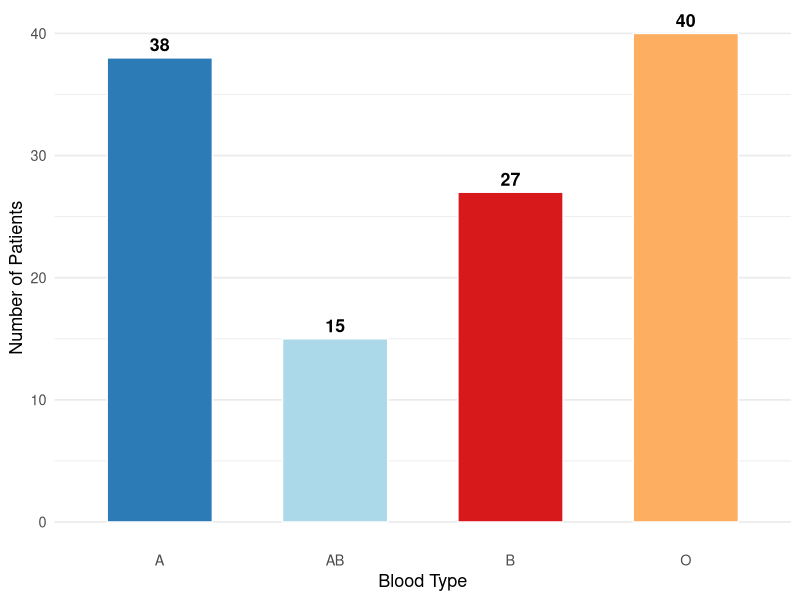
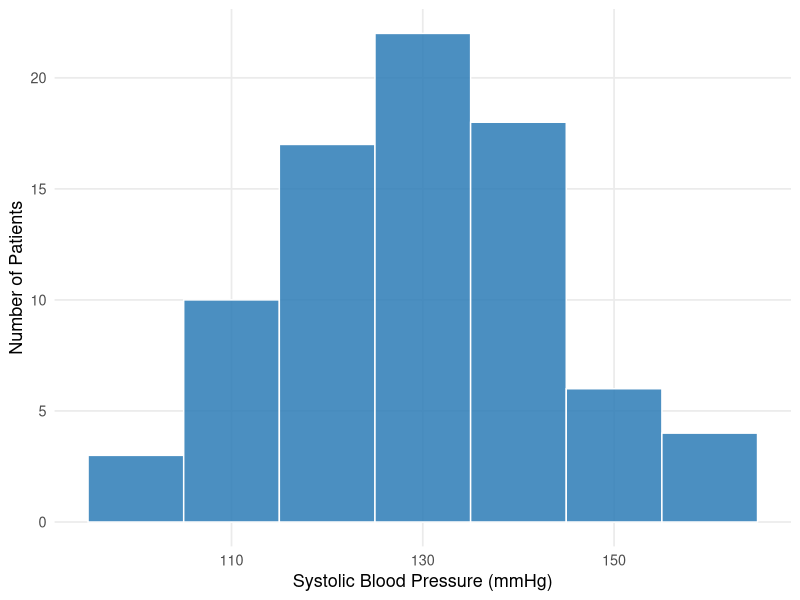
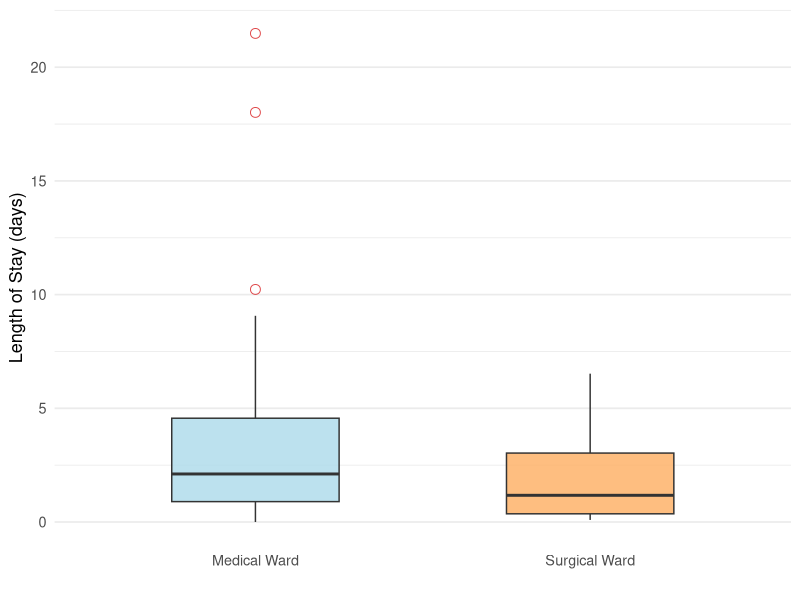

Reproduce these figures in R, in order.
## ---- chunk 1
#| label: setup
#| include: false

library(ggplot2)
library(knitr)
library(kableExtra)
library(dplyr)
## ---- chunk 2
#| label: tbl-central
#| tbl-cap: "Choosing the Right Measure of Central Tendency"

ct <- data.frame(
  Measure = c("Mean", "Median", "Mode"),
  `Best For` = c(
    "Numerical data (continuous or discrete), symmetric distribution",
    "Numerical data with skewness or outliers; Ordinal data",
    "Nominal data; finding the most common category"
  ),
  `Nursing Example` = c(
    "Average patient age, average blood glucose",
    "Average length of hospital stay (skewed by long-stay patients)",
    "Most common blood type on a ward, most frequent pain score"
  )
)

kable(ct, col.names = c("Measure", "Best For", "Nursing Example"),
      align = c("l","l","l")) |>
  kable_styling(bootstrap_options = c("striped","hover","bordered"),
                full_width = FALSE, font_size = 13) |>
  column_spec(1, bold = TRUE, color = "#2c7bb6")
## ---- chunk 3
#| label: tbl-variability
#| tbl-cap: "Summary of Numerical Summary Measures"

vm <- data.frame(
  Measure = c("Mean", "Median", "Mode", "Range", "Variance", "Standard Deviation"),
  Symbol = c("$\\bar{x}$", "Md", "Mo", "Max − Min", "$s^2$", "$s$"),
  Purpose = c("Central tendency", "Central tendency",
               "Central tendency", "Spread",
               "Spread (squared units)", "Spread (original units)"),
  `Data Type` = c("Numerical", "Numerical / Ordinal",
                   "Any", "Numerical",
                   "Numerical", "Numerical")
)

kable(vm, col.names = c("Measure","Symbol","Purpose","Appropriate Data Type"),
      align = c("l","c","l","l"), escape = FALSE) |>
  kable_styling(bootstrap_options = c("striped","hover","bordered"),
                full_width = FALSE, font_size = 13) |>
  column_spec(1, bold = TRUE, color = "#2c7bb6")
## ---- chunk 4
#| label: fig-bar
#| fig-cap: "Bar Chart: Blood Types of 120 Patients in a Medical Ward"
#| fig-align: center
#| fig-height: 4
#| fig-width: 6

blood <- data.frame(
  type = c("A", "B", "AB", "O"),
  count = c(38, 27, 15, 40)
)

ggplot(blood, aes(x = type, y = count, fill = type)) +
  geom_bar(stat = "identity", width = 0.6, color = "white") +
  geom_text(aes(label = count), vjust = -0.5, size = 4.5, fontface = "bold") +
  scale_fill_manual(values = c("#2c7bb6","#abd9e9","#d7191c","#fdae61")) +
  labs(x = "Blood Type", y = "Number of Patients") +
  theme_minimal(base_size = 13) +
  theme(legend.position = "none",
        panel.grid.major.x = element_blank())
## ---- chunk 5
#| label: fig-hist
#| fig-cap: "Histogram: Systolic Blood Pressure of 80 Patients"
#| fig-align: center
#| fig-height: 4
#| fig-width: 6

set.seed(123)
bp_data <- data.frame(sbp = round(rnorm(80, mean = 130, sd = 15)))

ggplot(bp_data, aes(x = sbp)) +
  geom_histogram(binwidth = 10, fill = "#2c7bb6", color = "white", alpha = 0.85) +
  labs(x = "Systolic Blood Pressure (mmHg)", y = "Number of Patients") +
  theme_minimal(base_size = 13) +
  theme(panel.grid.minor = element_blank())
## ---- chunk 6
#| label: fig-boxplot
#| fig-cap: "Box Plot: Comparing Length of Hospital Stay Between Two Wards"
#| fig-align: center
#| fig-height: 4
#| fig-width: 6

set.seed(99)
stay <- data.frame(
  days = c(rexp(50, 0.3), rexp(50, 0.5)),
  ward = rep(c("Medical Ward", "Surgical Ward"), each = 50)
)

ggplot(stay, aes(x = ward, y = days, fill = ward)) +
  geom_boxplot(width = 0.5, outlier.color = "#d7191c",
               outlier.shape = 1, outlier.size = 3, alpha = 0.8) +
  scale_fill_manual(values = c("#abd9e9","#fdae61")) +
  labs(x = "", y = "Length of Stay (days)") +
  theme_minimal(base_size = 13) +
  theme(legend.position = "none",
        panel.grid.major.x = element_blank())
## ---- chunk 7
#| label: tbl-charts
#| tbl-cap: "Guide to Choosing the Right Chart"

charts <- data.frame(
  `Chart Type` = c("Bar Chart", "Pie Chart", "Histogram", "Box Plot"),
  `Data Type` = c("Categorical (Nominal/Ordinal)",
                   "Categorical (Nominal) — proportions",
                   "Numerical (Continuous)",
                   "Numerical (Continuous/Discrete)"),
  `What It Shows` = c(
    "Frequency or percentage of each category",
    "Proportion of each category as a slice of the whole",
    "Distribution shape, spread, and central tendency",
    "Median, spread, quartiles, and outliers"
  ),
  `Nursing Example` = c(
    "Number of patients by blood type",
    "Proportion of patients by diagnosis",
    "Distribution of patient ages or blood pressure",
    "Comparing recovery time between two wards"
  )
)

kable(charts,
      col.names = c("Chart Type","Data Type","What It Shows","Nursing Example"),
      align = c("l","l","l","l")) |>
  kable_styling(bootstrap_options = c("striped","hover","bordered"),
                full_width = FALSE, font_size = 13) |>
  column_spec(1, bold = TRUE, color = "#2c7bb6")
## ---- chunk 8
#| label: tbl-sd-calc
#| tbl-cap: "Step-by-step SD calculation"

hr <- c(68, 68, 72, 72, 74, 78, 85, 90, 110)
xbar <- mean(hr)

sd_table <- data.frame(
  `Patient` = paste0("Patient ", 1:9),
  `Heart Rate (x)` = hr,
  `x − x̄` = round(hr - xbar, 1),
  `(x − x̄)²` = round((hr - xbar)^2, 2)
)

kable(sd_table,
      col.names = c("Patient", "Heart Rate (x)", "x − x̄", "(x − x̄)²"),
      align = c("l","c","c","c")) |>
  kable_styling(bootstrap_options = c("striped","hover","bordered"),
                full_width = FALSE, font_size = 13) |>
  row_spec(9, bold = TRUE) |>
  row_spec(0, bold = TRUE, color = "white", background = "#2c7bb6")
